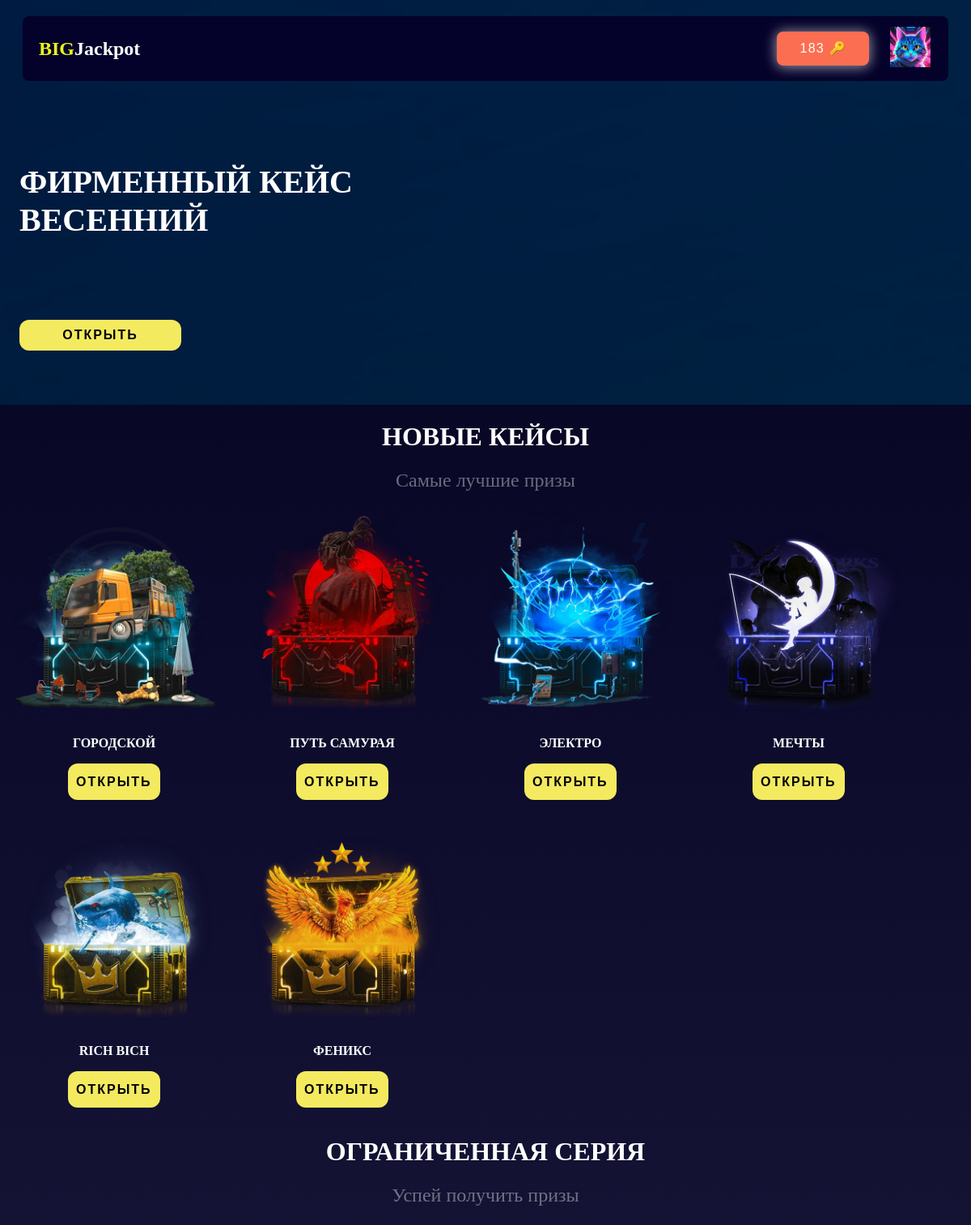
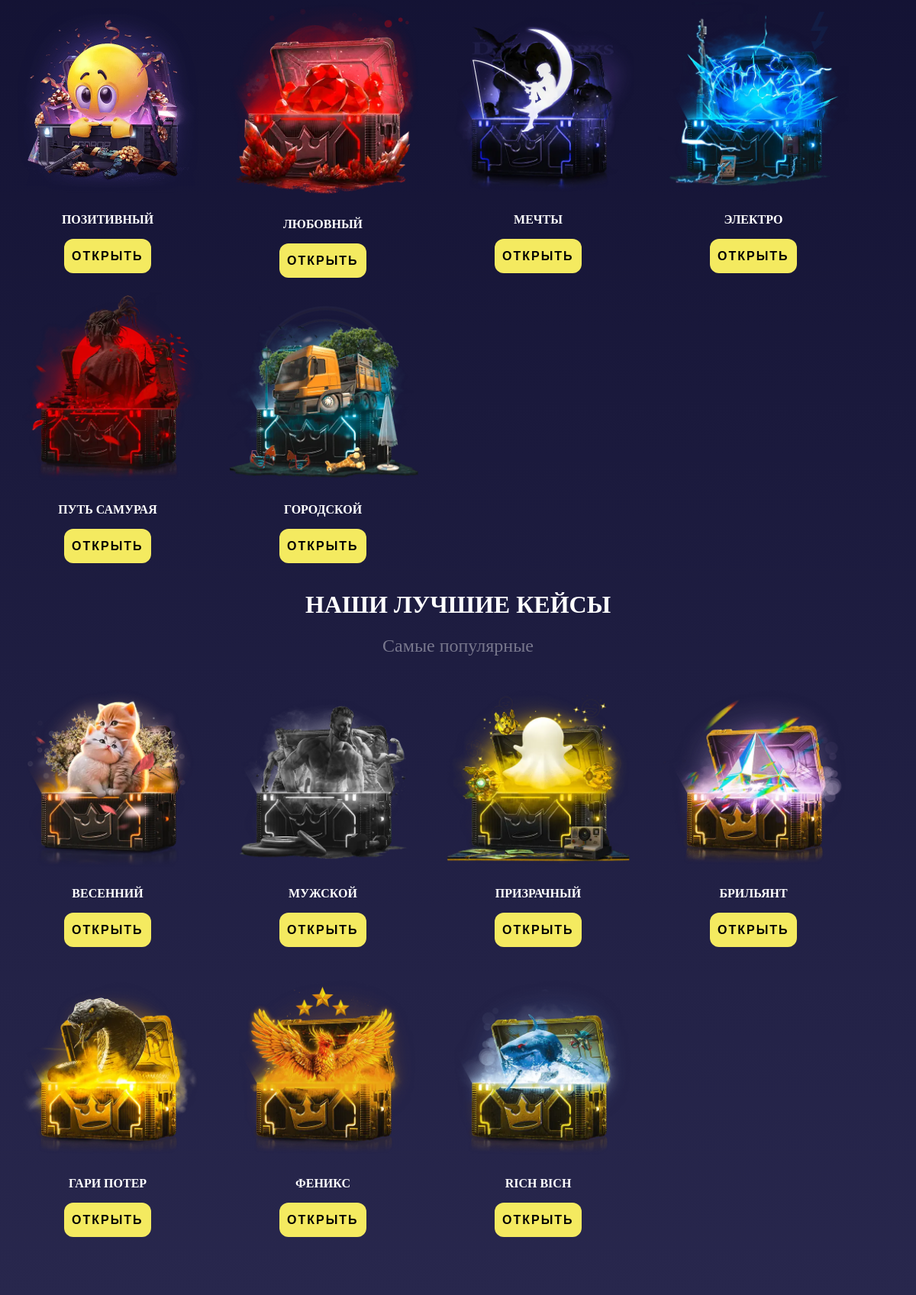
The app's page / (signed in, upper part) with its own data (2 pictures, top to bottom).
### profiles/models.py (models this page shows, shortened)
class UserProfile(models.Model):
    def default_avatar_path():
        return 'profile/default.jpg'
    user = models.OneToOneField(User, on_delete=models.CASCADE, related_name='profile', verbose_name='Пользователь')
    image_profiles = ResizedImageField(
        verbose_name='Аватар', force_format="WEBP", quality=75, upload_to="profiles/avatars", default=default_avatar_path)
    keys_count = models.IntegerField(default=0, verbose_name='Количество ключей')
    class Meta:
        verbose_name = 'Игровой профиль'
        verbose_name_plural = 'Игровые профили'

### case/models.py (models this page shows, shortened)
class Case(models.Model):
    name = models.CharField(max_length=100, verbose_name='Название кейса')
    img_certificates = ResizedImageField(
        verbose_name='Изображение', force_format="WEBP", quality=75, upload_to="case")
    categories = models.ManyToManyField(Category, related_name='cases', verbose_name='Категории')
    class Meta:
        verbose_name = 'Кейс'
        verbose_name_plural = 'Кейсы'

class Category(models.Model):
    name = models.CharField(max_length=100, verbose_name='Название категории')
    title = models.CharField(max_length=200, verbose_name='Описание(тег)')
    class Meta:
        verbose_name = 'Категория'
        verbose_name_plural = 'Категории'

### case/views.py (the view)
# urls.py: path('', index, name='index'),
def index(request):
    cases_popular = Case.objects.order_by('-id')[:6]
    categories = Category.objects.all()
    data = {
        'cases' : cases_popular,
        'categories' :categories,
    }
    data['user_items'] = UserItem.objects.all().count()
    data['user_count'] = User.objects.all().count()
    if request.user.is_authenticated:
        user = request.user
        data['keys_count']= user.profile.keys_count
    return render(request, 'main/index.html', context=data)

### templates/main/index.html (shortened to what this page needs)
<!DOCTYPE html>
<html lang="ru">
    <head>
        {% load static %}
        <link rel="stylesheet" type="text/css" href="{% static 'css/style-button.css' %}">
        <link rel="stylesheet" type="text/css" href="{% static 'css/stylesHome.css' %}">
        <link rel="stylesheet" type="text/css" href="{% static 'css/header.css' %}">
    </head>
    <body>
        {% include 'main/module/header.html' %}
        <main class="styles-main">
            <div class="gif-box">
                <p>фирменный кейс<br>весенний</p>
                <div class="button-style">
                    <form action="{{ settings.SITE_URL }}case/4/">
                        <button class="styles-button" type="submit">открыть</button>
                       </form>
                </div>
            </div>
            <div class="boxCase">
                <div class="style-text-case1">
                    <h1>новые кейсы</h1>
                    <p>Самые лучшие призы</p>
                </div>
                <div class="caseContainer">
                    {% for case in cases %}
                    <div class="box-Case">
                        <div class="img-Case">
                            <img class="img_case" src="{{ case.img_certificates.url }}" alt="{{ case.name }}">
                        </div>
                        <p>{{ case.name }}</p>
                        <div class="button_style">
                            <a href="/case/{{ case.id }}">
                            <input class="styles-button" type="button" value="Открыть">
                            </a>
                        </div>
                    </div>
                    {% endfor %}
                </div>
                {% for category in categories %}
                <div class="style-text-case1">
                    <h1>{{ category.name }}</h1>
                    <p>{{ category.title }}</p>
                </div>
                <div class="caseContainer">
                    {% for case in category.cases.all %}
                    <div class="box-Case">
                        <div class="img-Case">
                            <img class="img_case" src="{{ case.img_certificates.url }}" alt="{{ case.name }}">
                        </div>
                        <p>{{ case.name }}</p>
                        <div class="button_style">
                            <a href="/case/{{ case.id }}">
                                <input class="styles-button" type="button" value="Открыть">
                            </a>
                        </div>
                    </div>
                    {% endfor %}
                </div>
                {% endfor %}
            </div>
        </main>
    </body>
</html>

### templates/main/module/header.html
{% load static %}
<header class="top-menu">
    <div class="style-header">
        <a href="/" class="home_link"><p><b>big</b>Jackpot</p></a>
        <div class="button_style style_1">
            {% if request.user.is_authenticated %}
                <a href="{{ settings.SITE_URL }}/paymants/">
                    <button id="button" class="style-buttons style_key" type="button">{{ keys_count }} 🔑</button>
                </a>
                <a href="{% url 'profile' user.id %}" class="userbar__user">
                    <img src="{{ user.profile.image_profiles.url }}" class="rounded" width="50" height="50">
                </a>
            {% else %}
                <a href="{% url 'login' %}">
                    <button id="button" class="style-buttons" type="button">войти</button>
                </a>
            {% endif %}
        </div>
    </div>
</header>

### static/css/style-button.css (style rules this page uses)
.styles-button { appearance: none; background-color: #f4ea60; border: none; border-radius: 12px; box-sizing: border-box; color: black; cursor: pointer; display: inline-block; font-size: 1rem; font-weight: 600; line-height: normal; margin: 0; min-width: 0; outline: none; padding: 10px; text-align: center; text-decoration: none; text-transform: uppercase; letter-spacing: 2px; transition: all 300ms cubic-bezier(.23, 1, 0.32, 1); user-select: none; -webkit-user-select: none; touch-action: manipulation; max-width: 272px; max-height: 56px; width: 100%; height: 100%; will-change: transform; }
.style-buttons { padding: 11px 28px; border-radius: 8px; border: none; box-shadow: 0px 1px 16px 1px rgba(255, 255, 255, 0.6); line-height: 1.25; background: #FC6E51; text-decoration: none; color: white; font-size: 1rem; letter-spacing: 0.08em; text-transform: uppercase; transition: background-color .6s ease; overflow: hidden; }

### static/css/stylesHome.css (style rules this page uses)
.styles-main { display: flex; flex-direction: column; }
.gif-box { display: flex; flex-direction: column; justify-content: flex-end; padding: 0 2vw; height: 500px; background-image: url("/media/bigfuut.webp"); background-repeat: no-repeat; background-position: center; background-attachment: fixed; -webkit-background-size: cover; -moz-background-size: cover; -o-background-size: cover; background-size: cover; }
.gif-box p { font-size: 2.5rem; font-weight: 700; color: #FFFFFF; text-transform: uppercase; }
.button-style { margin: 60px 0; height: 45px; }
.styles-button { max-width: 200px !important; width: 100% !important; }
.boxCase { display: flex; flex-direction: column; align-items: center; padding-bottom: 4em; background: linear-gradient(0deg,#28274d,#080726); }
.style-text-case1 { display: flex; flex-direction: column; align-items: center; margin-bottom: 1em; }
.style-text-case1 p { color: rgba(255,255,255, 0.4); font-size: 1.5rem; margin: 0; }
.box-Case { display: flex; flex-direction: column; align-items: center; width: 250px; height: 380px; margin: auto 1em; transition: transform 0.3s ease; }
.box-Case p { text-transform: uppercase; color: #FFFFFF; font-weight: 700; }
.img-Case { margin: 10px auto; display: flex; }
.caseContainer { display: flex; width: 100%; height: 100%; max-width: 1699px; display: flex; flex-wrap: wrap; }
.img_case { width: 100%; max-width: 260px; height: 100%; max-height: 260px; }

### static/css/header.css (style rules this page uses)
body { margin: 0; }
h1 { text-transform: uppercase; color: white; }
.top-menu { display: flex; justify-content: center; }
.style-header { position: fixed; z-index: 999; display: flex; justify-content: space-between; align-items: center; width: 92%; max-height: 80px; height: 100%; border-radius: 8px; margin: 20px 0; padding: 0 20px; background-color: #04022a; }
.style-header p { color: #FFFFFF; font-size: 1.5rem; font-weight: 700; }
.style-header p b { color: #ebf61b; text-transform: uppercase; }
.button_style { display: flex; max-height: 45px; height: 100%; width: 100%; justify-content: center; }
.style_1 { display: flex; justify-content: flex-end; align-items: center; }
.style_key { margin: 1.5rem; }
.home_link { text-decoration : none; width: 100%; }
.userbar__user { border-radius: 10px; cursor: pointer; border: 2px solid transparent; }

### records on screen
Case: img_certificates (picture), name "ГОРОДСКОЙ"
Case: img_certificates (picture), name "ПУТЬ САМУРАЯ"
Case: img_certificates (picture), name "ЭЛЕКТРО"
Case: img_certificates (picture), name "МЕЧТЫ"
Case: img_certificates (picture), name "RICH BICH"
Case: img_certificates (picture), name "ФЕНИКС"
Category: name "ОГРАНИЧЕННАЯ СЕРИЯ", title "Успей получить призы"
Case: img_certificates (picture), name "ПОЗИТИВНЫЙ"
Case: img_certificates (picture), name "ЛЮБОВНЫЙ"
Category: name "НАШИ ЛУЧШИЕ КЕЙСЫ", title "Самые популярные"
Case: img_certificates (picture), name "ВЕСЕННИЙ"
Case: img_certificates (picture), name "МУЖСКОЙ"
Case: img_certificates (picture), name "ПРИЗРАЧНЫЙ"
Case: img_certificates (picture), name "БРИЛЬЯНТ"
Case: img_certificates (picture), name "ГАРИ ПОТЕР"

### other values on screen
{{ keys_count }} "183"
